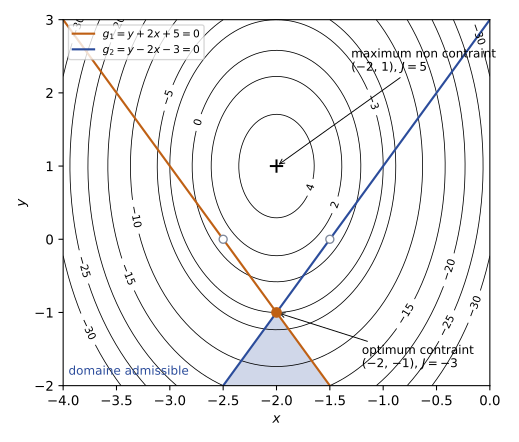

The Python source for this figure:
"""Épreuve du 20/12/2023, ex. 2 : courbes iso-critères de
J(x, y) = -8x^2 - 32x - 2y^2 + 4y - 29 (mêmes niveaux que la figure du sujet),
droites g1 = 0 et g2 = 0, domaine admissible (grisé), optimum contraint (-2, -1).
Figure calculée (données du sujet).
Régénérer : python ann-2023-2024-test-ex2-domaine.py"""
import numpy as np
import matplotlib
matplotlib.use("Agg")
import matplotlib.pyplot as plt
plt.rcParams.update({"font.family": "sans-serif", "font.size": 10, "svg.fonttype": "none",
                     "contour.negative_linestyle": "solid"})
fig, a = plt.subplots(figsize=(5.4, 4.6))
x, y = np.meshgrid(np.linspace(-4, 0, 400), np.linspace(-2, 3, 400))
J = -8 * x ** 2 - 32 * x - 2 * y ** 2 + 4 * y - 29
cs = a.contour(x, y, J, levels=[-30, -25, -20, -15, -10, -5, -3, 0, 2, 4], colors="k", linewidths=0.6)
a.clabel(cs, fmt=lambda v: f"{v:g}".replace("-", "−"), fontsize=8)
xs = np.linspace(-4, 0, 401)
haut = np.minimum(-2 * xs - 5, 2 * xs + 3)
a.fill_between(xs, -2, haut, where=haut > -2, color="#2B4C9B", alpha=0.22, lw=0)
a.plot(xs, -2 * xs - 5, color="#BF6014", lw=1.6, label=r"$g_1 = y + 2x + 5 = 0$")
a.plot(xs, 2 * xs + 3, color="#2B4C9B", lw=1.6, label=r"$g_2 = y - 2x - 3 = 0$")
a.plot([-2], [1], "+", color="k", ms=10, mew=1.5)
a.annotate("maximum non contraint\n(−2, 1), $J = 5$", (-2, 1), (-1.3, 2.3), fontsize=9,
           arrowprops=dict(arrowstyle="->", lw=0.7))
a.plot([-2], [-1], "o", color="#BF6014", ms=7, zorder=5)
a.annotate("optimum contraint\n(−2, −1), $J = -3$", (-2, -1), (-1.2, -1.75), fontsize=9,
           arrowprops=dict(arrowstyle="->", lw=0.7))
for px in (-2.5, -1.5):
    a.plot([px], [0], "o", mfc="white", mec="#7E889B", ms=6)
a.text(-3.95, -1.85, "domaine admissible", fontsize=9, color="#2B4C9B")
a.set_xlim(-4, 0); a.set_ylim(-2, 3)
a.set_xlabel(r"$x$"); a.set_ylabel(r"$y$")
a.legend(loc="upper left", fontsize=8)
fig.tight_layout(); fig.savefig(__file__.replace(".py", ".svg"))
